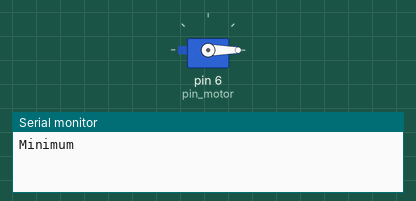
This sketch was run on a simulated Arduino Uno, built with avr-gcc and run on an emulated ATmega328P. Shown: servo, the last lines printed to the serial monitor.

Above: at 0.05 s.
At 1.5 s:
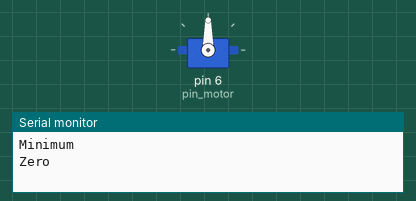
At 3.0 s:
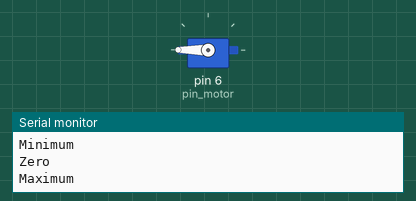
Timing chart, 0 to 6.9 s (numbered marks = the images above):
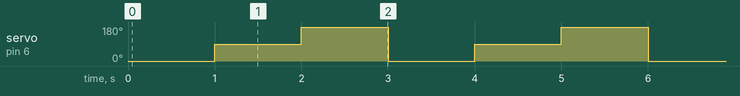

Measured:
- by itself, servo on pin 6 (pin_motor): repeats every 3.0 s: 180° 1.0 s, 0° 1.0 s, 90° 1.0 s

The sketch:

test_motor.ino
```cpp
#include<Servo.h>

#define PWM_MIN 1300
#define PWM_MAX 1700
#define ZERO 1500

byte pin_motor = 6; // motor left : 5; motor right : 6

Servo motor;
void setup() {
  Serial.begin(117200);
  motor.attach(pin_motor,PWM_MIN, PWM_MAX);
}

void loop() {
  motor.writeMicroseconds(PWM_MIN);
  Serial.println("Minimum");
  delay(1000);
  motor.writeMicroseconds(ZERO);
  Serial.println("Zero");
  delay(1000);
  motor.writeMicroseconds(PWM_MAX);
  Serial.println("Maximum");
  delay(1000);
}
```
